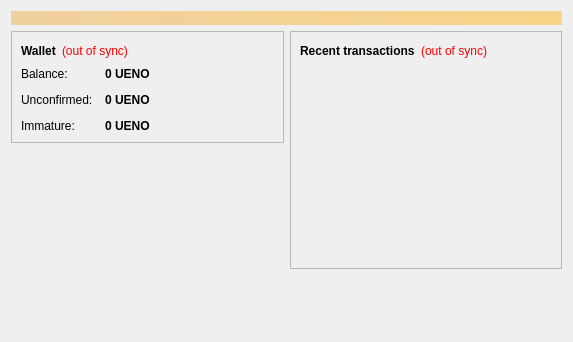
<?xml version="1.0" encoding="UTF-8"?>
<ui version="4.0">
 <class>OverviewPage</class>
 <widget class="QWidget" name="OverviewPage">
  <property name="geometry">
   <rect>
    <x>0</x>
    <y>0</y>
    <width>573</width>
    <height>342</height>
   </rect>
  </property>
  <property name="windowTitle">
   <string>Form</string>
  </property>
  <layout class="QVBoxLayout" name="topLayout">
   <item>
    <widget class="QLabel" name="labelAlerts">
     <property name="visible">
      <bool>false</bool>
     </property>
     <property name="styleSheet">
      <string notr="true">background-color: qlineargradient(x1: 0, y1: 0, x2: 1, y2: 0, stop:0 #F0D0A0, stop:1 #F8D488); color:#000000;</string>
     </property>
     <property name="wordWrap">
      <bool>true</bool>
     </property>
     <property name="margin">
      <number>3</number>
     </property>
    </widget>
   </item>
   <item>
    <layout class="QHBoxLayout" name="horizontalLayout" stretch="1,1">
     <item>
      <layout class="QVBoxLayout" name="verticalLayout_2">
       <item>
        <widget class="QFrame" name="frame">
         <property name="frameShape">
          <enum>QFrame::StyledPanel</enum>
         </property>
         <property name="frameShadow">
          <enum>QFrame::Raised</enum>
         </property>
         <layout class="QVBoxLayout" name="verticalLayout_4">
          <item>
           <layout class="QHBoxLayout" name="horizontalLayout_4">
            <item>
             <widget class="QLabel" name="label_5">
              <property name="font">
               <font>
                <weight>75</weight>
                <bold>true</bold>
               </font>
              </property>
              <property name="text">
               <string>Wallet</string>
              </property>
             </widget>
            </item>
            <item>
             <widget class="QLabel" name="labelWalletStatus">
              <property name="toolTip">
               <string>The displayed information may be out of date. Your wallet automatically synchronizes with the Uenocoin network after a connection is established, but this process has not completed yet.</string>
              </property>
              <property name="styleSheet">
               <string notr="true">QLabel { color: red; }</string>
              </property>
              <property name="text">
               <string notr="true">(out of sync)</string>
              </property>
              <property name="alignment">
               <set>Qt::AlignLeading|Qt::AlignLeft|Qt::AlignVCenter</set>
              </property>
             </widget>
            </item>
            <item>
             <spacer name="horizontalSpacer_2">
              <property name="orientation">
               <enum>Qt::Horizontal</enum>
              </property>
              <property name="sizeHint" stdset="0">
               <size>
                <width>40</width>
                <height>20</height>
               </size>
              </property>
             </spacer>
            </item>
           </layout>
          </item>
          <item>
           <layout class="QFormLayout" name="formLayout_2">
            <property name="fieldGrowthPolicy">
             <enum>QFormLayout::AllNonFixedFieldsGrow</enum>
            </property>
            <property name="horizontalSpacing">
             <number>12</number>
            </property>
            <property name="verticalSpacing">
             <number>12</number>
            </property>
            <item row="0" column="0">
             <widget class="QLabel" name="label">
              <property name="text">
               <string>Balance:</string>
              </property>
             </widget>
            </item>
            <item row="0" column="1">
             <widget class="QLabel" name="labelBalance">
              <property name="font">
               <font>
                <weight>75</weight>
                <bold>true</bold>
               </font>
              </property>
              <property name="cursor">
               <cursorShape>IBeamCursor</cursorShape>
              </property>
              <property name="toolTip">
               <string>Your current balance</string>
              </property>
              <property name="text">
               <string notr="true">0 UENO</string>
              </property>
              <property name="textInteractionFlags">
               <set>Qt::LinksAccessibleByMouse|Qt::TextSelectableByKeyboard|Qt::TextSelectableByMouse</set>
              </property>
             </widget>
            </item>
            <item row="1" column="0">
             <widget class="QLabel" name="label_3">
              <property name="text">
               <string>Unconfirmed:</string>
              </property>
             </widget>
            </item>
            <item row="1" column="1">
             <widget class="QLabel" name="labelUnconfirmed">
              <property name="font">
               <font>
                <weight>75</weight>
                <bold>true</bold>
               </font>
              </property>
              <property name="cursor">
               <cursorShape>IBeamCursor</cursorShape>
              </property>
              <property name="toolTip">
               <string>Total of transactions that have yet to be confirmed, and do not yet count toward the current balance</string>
              </property>
              <property name="text">
               <string notr="true">0 UENO</string>
              </property>
              <property name="textInteractionFlags">
               <set>Qt::LinksAccessibleByMouse|Qt::TextSelectableByKeyboard|Qt::TextSelectableByMouse</set>
              </property>
             </widget>
            </item>
            <item row="2" column="0">
             <widget class="QLabel" name="labelImmatureText">
              <property name="text">
               <string>Immature:</string>
              </property>
             </widget>
            </item>
            <item row="2" column="1">
             <widget class="QLabel" name="labelImmature">
              <property name="font">
               <font>
                <weight>75</weight>
                <bold>true</bold>
               </font>
              </property>
              <property name="toolTip">
               <string>Mined balance that has not yet matured</string>
              </property>
              <property name="text">
               <string notr="true">0 UENO</string>
              </property>
              <property name="textInteractionFlags">
               <set>Qt::LinksAccessibleByMouse|Qt::TextSelectableByKeyboard|Qt::TextSelectableByMouse</set>
              </property>
             </widget>
            </item>
           </layout>
          </item>
         </layout>
        </widget>
       </item>
       <item>
        <spacer name="verticalSpacer">
         <property name="orientation">
          <enum>Qt::Vertical</enum>
         </property>
         <property name="sizeHint" stdset="0">
          <size>
           <width>20</width>
           <height>40</height>
          </size>
         </property>
        </spacer>
       </item>
      </layout>
     </item>
     <item>
      <layout class="QVBoxLayout" name="verticalLayout_3">
       <item>
        <widget class="QFrame" name="frame_2">
         <property name="frameShape">
          <enum>QFrame::StyledPanel</enum>
         </property>
         <property name="frameShadow">
          <enum>QFrame::Raised</enum>
         </property>
         <layout class="QVBoxLayout" name="verticalLayout">
          <item>
           <layout class="QHBoxLayout" name="horizontalLayout_2">
            <item>
             <widget class="QLabel" name="label_4">
              <property name="text">
               <string>&lt;b&gt;Recent transactions&lt;/b&gt;</string>
              </property>
             </widget>
            </item>
            <item>
             <widget class="QLabel" name="labelTransactionsStatus">
              <property name="toolTip">
               <string>The displayed information may be out of date. Your wallet automatically synchronizes with the Uenocoin network after a connection is established, but this process has not completed yet.</string>
              </property>
              <property name="styleSheet">
               <string notr="true">QLabel { color: red; }</string>
              </property>
              <property name="text">
               <string notr="true">(out of sync)</string>
              </property>
              <property name="alignment">
               <set>Qt::AlignRight|Qt::AlignTrailing|Qt::AlignVCenter</set>
              </property>
             </widget>
            </item>
            <item>
             <spacer name="horizontalSpacer">
              <property name="orientation">
               <enum>Qt::Horizontal</enum>
              </property>
              <property name="sizeHint" stdset="0">
               <size>
                <width>40</width>
                <height>20</height>
               </size>
              </property>
             </spacer>
            </item>
           </layout>
          </item>
          <item>
           <widget class="QListView" name="listTransactions">
            <property name="styleSheet">
             <string notr="true">QListView { background: transparent; }</string>
            </property>
            <property name="frameShape">
             <enum>QFrame::NoFrame</enum>
            </property>
            <property name="verticalScrollBarPolicy">
             <enum>Qt::ScrollBarAlwaysOff</enum>
            </property>
            <property name="horizontalScrollBarPolicy">
             <enum>Qt::ScrollBarAlwaysOff</enum>
            </property>
            <property name="selectionMode">
             <enum>QAbstractItemView::NoSelection</enum>
            </property>
           </widget>
          </item>
         </layout>
        </widget>
       </item>
       <item>
        <spacer name="verticalSpacer_2">
         <property name="orientation">
          <enum>Qt::Vertical</enum>
         </property>
         <property name="sizeHint" stdset="0">
          <size>
           <width>20</width>
           <height>40</height>
          </size>
         </property>
        </spacer>
       </item>
      </layout>
     </item>
    </layout>
   </item>
  </layout>
 </widget>
 <resources/>
 <connections/>
</ui>
